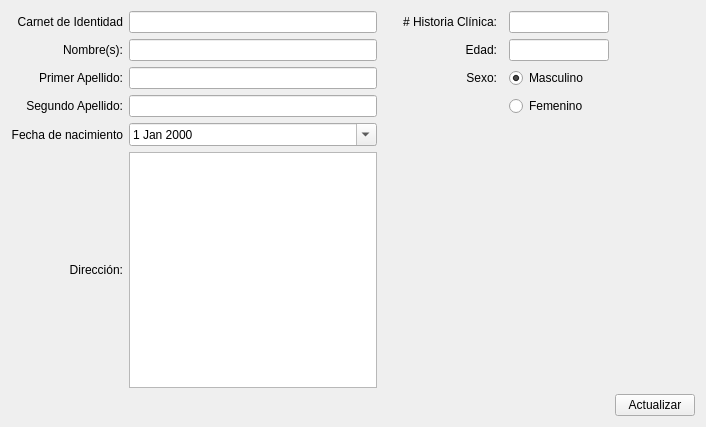
              <widget class="QWidget" name="scrollAreaWidgetContents_6">
               <property name="geometry">
                <rect>
                 <x>0</x>
                 <y>0</y>
                 <width>706</width>
                    <height>427</height>
                </rect>
               </property>
               <layout class="QGridLayout" name="gridLayout_24">
                   <item row="2" column="1">
                       <widget class="QLineEdit" name="le_fname">
                           <property name="maxLength">
                               <number>250</number>
                           </property>
                       </widget>
                   </item>
                   <item row="1" column="0">
                       <widget class="QLabel" name="lb_name">
                  <property name="text">
                      <string>Nombre(s):</string>
                  </property>
                  <property name="alignment">
                   <set>Qt::AlignRight|Qt::AlignTrailing|Qt::AlignVCenter</set>
                  </property>
                  <property name="buddy">
                      <cstring>le_name</cstring>
                  </property>
                 </widget>
                </item>
                   <item row="1" column="1">
                       <widget class="QLineEdit" name="le_name">
                           <property name="inputMask">
                   <string/>
                  </property>
                  <property name="maxLength">
                      <number>250</number>
                  </property>
                 </widget>
                </item>
                   <item row="1" column="3">
                       <widget class="QLabel" name="lb_ci_3">
                  <property name="text">
                      <string>Edad:</string>
                  </property>
                  <property name="alignment">
                   <set>Qt::AlignRight|Qt::AlignTrailing|Qt::AlignVCenter</set>
                  </property>
                  <property name="buddy">
                      <cstring>le_age</cstring>
                  </property>
                 </widget>
                </item>
                   <item row="1" column="5">
                       <widget class="QLineEdit" name="le_age">
                  <property name="acceptDrops">
                   <bool>false</bool>
                  </property>
                  <property name="toolTip">
                   <string/>
                  </property>
                  <property name="inputMask">
                      <string/>
                  </property>
                           <property name="text">
                               <string/>
                  </property>
                  <property name="maxLength">
                      <number>3</number>
                  </property>
                           <property name="frame">
                               <bool>true</bool>
                  </property>
                  <property name="alignment">
                   <set>Qt::AlignLeading|Qt::AlignLeft|Qt::AlignVCenter</set>
                  </property>
                           <property name="readOnly">
                               <bool>true</bool>
                           </property>
                  <property name="placeholderText">
                   <string/>
                  </property>
                  <property name="cursorMoveStyle">
                   <enum>Qt::LogicalMoveStyle</enum>
                  </property>
                 </widget>
                </item>
                   <item row="2" column="5">
                       <widget class="QRadioButton" name="rb_m">
                  <property name="text">
                      <string>Masculino</string>
                  </property>
                           <property name="checked">
                               <bool>true</bool>
                  </property>
                 </widget>
                </item>
                   <item row="6" column="6">
                       <widget class="QPushButton" name="pbt_update">
                           <property name="text">
                               <string>Actualizar</string>
                  </property>
                 </widget>
                </item>
                   <item row="3" column="5">
                       <widget class="QRadioButton" name="rb_f">
                  <property name="text">
                      <string>Femenino</string>
                  </property>
                 </widget>
                </item>
                   <item row="0" column="5">
                       <widget class="QLineEdit" name="le_id_clinic">
                  <property name="acceptDrops">
                   <bool>false</bool>
                  </property>
                  <property name="toolTip">
                   <string/>
                  </property>
                  <property name="inputMask">
                   <string/>
                  </property>
                  <property name="maxLength">
                      <number>32</number>
                  </property>
                  <property name="alignment">
                   <set>Qt::AlignLeading|Qt::AlignLeft|Qt::AlignVCenter</set>
                  </property>
                  <property name="placeholderText">
                   <string/>
                  </property>
                  <property name="cursorMoveStyle">
                   <enum>Qt::LogicalMoveStyle</enum>
                  </property>
                 </widget>
                </item>
                   <item row="3" column="0">
                       <widget class="QLabel" name="lb_sname">
                           <property name="text">
                               <string>Segundo Apellido:</string>
                           </property>
                           <property name="alignment">
                               <set>Qt::AlignRight|Qt::AlignTrailing|Qt::AlignVCenter</set>
                           </property>
                           <property name="buddy">
                               <cstring>le_sname</cstring>
                           </property>
                       </widget>
                   </item>
                   <item row="3" column="1">
                       <widget class="QLineEdit" name="le_sname">
                           <property name="maxLength">
                               <number>250</number>
                           </property>
                       </widget>
                   </item>
                <item row="2" column="0">
                 <widget class="QLabel" name="lb_fname">
                  <property name="text">
                   <string>Primer Apellido:</string>
                  </property>
                  <property name="alignment">
                   <set>Qt::AlignRight|Qt::AlignTrailing|Qt::AlignVCenter</set>
                  </property>
                  <property name="buddy">
                   <cstring>le_fname</cstring>
                  </property>
                 </widget>
                </item>
                   <item row="0" column="3">
                       <widget class="QLabel" name="lb_id_clinic">
                  <property name="text">
                      <string># Historia Clínica:</string>
                  </property>
                  <property name="alignment">
                   <set>Qt::AlignRight|Qt::AlignTrailing|Qt::AlignVCenter</set>
                  </property>
                           <property name="buddy">
                               <cstring>le_id_clinic</cstring>
                           </property>
                 </widget>
                </item>
                   <item row="0" column="0">
                       <widget class="QLabel" name="lb_id">
                  <property name="text">
                      <string>Carnet de Identidad</string>
                  </property>
                           <property name="alignment">
                               <set>Qt::AlignRight|Qt::AlignTrailing|Qt::AlignVCenter</set>
                           </property>
                           <property name="buddy">
                               <cstring>le_id</cstring>
                  </property>
                 </widget>
                </item>
                   <item row="6" column="2">
                       <spacer name="verticalSpacer_2">
                           <property name="orientation">
                               <enum>Qt::Vertical</enum>
                           </property>
                           <property name="sizeType">
                               <enum>QSizePolicy::Preferred</enum>
                           </property>
                           <property name="sizeHint" stdset="0">
                               <size>
                                   <width>20</width>
                                   <height>20</height>
                               </size>
                  </property>
                       </spacer>
                </item>
                   <item row="2" column="3">
                       <widget class="QLabel" name="lb_ci_4">
                  <property name="text">
                      <string>Sexo:</string>
                  </property>
                  <property name="alignment">
                   <set>Qt::AlignRight|Qt::AlignTrailing|Qt::AlignVCenter</set>
                  </property>
                 </widget>
                </item>
                <item row="5" column="0">
                 <widget class="QLabel" name="lb_addr">
                  <property name="text">
                   <string>Dirección:</string>
                  </property>
                  <property name="alignment">
                   <set>Qt::AlignRight|Qt::AlignTrailing|Qt::AlignVCenter</set>
                  </property>
                 </widget>
                </item>
                   <item row="0" column="1">
                       <widget class="QLineEdit" name="le_id">
                           <property name="acceptDrops">
                               <bool>false</bool>
                           </property>
                           <property name="toolTip">
                               <string/>
                           </property>
                           <property name="inputMethodHints">
                               <set>Qt::ImhDigitsOnly|Qt::ImhPreferNumbers</set>
                           </property>
                           <property name="inputMask">
                               <string/>
                           </property>
                           <property name="text">
                               <string/>
                           </property>
                           <property name="maxLength">
                               <number>11</number>
                           </property>
                           <property name="frame">
                               <bool>true</bool>
                           </property>
                           <property name="echoMode">
                               <enum>QLineEdit::Normal</enum>
                           </property>
                           <property name="cursorPosition">
                               <number>0</number>
                           </property>
                           <property name="alignment">
                               <set>Qt::AlignLeading|Qt::AlignLeft|Qt::AlignVCenter</set>
                           </property>
                           <property name="placeholderText">
                               <string/>
                           </property>
                           <property name="cursorMoveStyle">
                               <enum>Qt::LogicalMoveStyle</enum>
                           </property>
                           <property name="clearButtonEnabled">
                               <bool>true</bool>
                           </property>
                       </widget>
                </item>
                   <item row="6" column="3" colspan="3">
                       <spacer name="horizontalSpacer_6">
                  <property name="orientation">
                      <enum>Qt::Horizontal</enum>
                  </property>
                  <property name="sizeHint" stdset="0">
                   <size>
                       <width>40</width>
                       <height>20</height>
                   </size>
                  </property>
                 </spacer>
                   </item>
                   <item row="4" column="1">
                       <widget class="QDateEdit" name="dateEdit">
                           <property name="showGroupSeparator" stdset="0">
                               <bool>true</bool>
                           </property>
                           <property name="maximumDate">
                               <date>
                                   <year>2100</year>
                                   <month>12</month>
                                   <day>31</day>
                               </date>
                           </property>
                           <property name="minimumDate">
                               <date>
                                   <year>1800</year>
                                   <month>9</month>
                                   <day>14</day>
                               </date>
                           </property>
                           <property name="calendarPopup">
                               <bool>true</bool>
                           </property>
                       </widget>
                   </item>
                   <item row="4" column="0">
                       <widget class="QLabel" name="label_3">
                           <property name="text">
                               <string>Fecha de nacimiento</string>
                           </property>
                           <property name="alignment">
                               <set>Qt::AlignRight|Qt::AlignTrailing|Qt::AlignVCenter</set>
                           </property>
                       </widget>
                   </item>
                   <item row="5" column="1">
                       <widget class="QPlainTextEdit" name="texed_address">
                           <property name="font">
                               <font>
                                   <family>Noto Sans Khmer</family>
                                   <pointsize>9</pointsize>
                               </font>
                           </property>
                           <property name="verticalScrollBarPolicy">
                               <enum>Qt::ScrollBarAlwaysOff</enum>
                           </property>
                           <property name="horizontalScrollBarPolicy">
                               <enum>Qt::ScrollBarAlwaysOff</enum>
                           </property>
                           <property name="overwriteMode">
                               <bool>true</bool>
                           </property>
                           <property name="tabStopWidth">
                               <number>40</number>
                           </property>
                           <property name="cursorWidth">
                               <number>1</number>
                           </property>
                           <property name="maximumBlockCount">
                               <number>80</number>
                           </property>
                       </widget>
                   </item>
               </layout>
              </widget>
